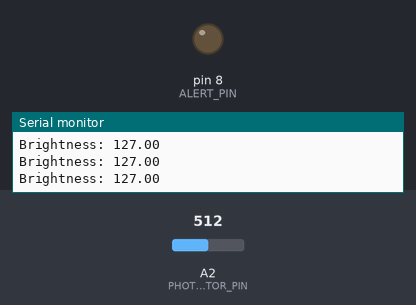
Bench run of a sketch on a simulated Arduino Uno, built with avr-gcc and run on an emulated ATmega328P. On the bench: output pins drawn as LEDs (lit = HIGH), the last lines printed to the serial monitor. Dashed ring = blinking. The test bench sets the inputs (shaded band); at power-on: A2 (PHOTORESISTOR_PIN) = 512.

Above: at 1.2 s.
1.3 s: A2 (PHOTORESISTOR_PIN) set to 868
2.8 s: A2 (PHOTORESISTOR_PIN) set to 902
At 3.07 s:
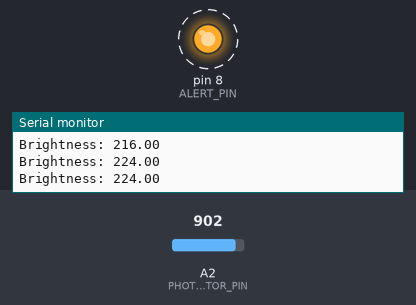
Timing chart, 0 to 11.8 s (numbered marks = the images above; inputs shaded):
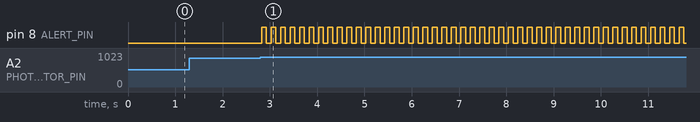

The sketch:

lab4_activity.ino
```cpp
//Laboratory Activity #4: Arduino Serial Connection

#define PHOTORESISTOR_PIN A2
#define ALERT_PIN 8

const int LIGHT_THRESHOLD = 220;
bool isBlinking = false;

float readBrightness() {
  int brightness = analogRead(PHOTORESISTOR_PIN);
  int outputValue = map(brightness, 0, 1023, 0, 255);
  return (float)outputValue;
}

void blink() {
  digitalWrite(ALERT_PIN, HIGH);
  delay(100);
  digitalWrite(ALERT_PIN, LOW);
  delay(100);
}

void setup() {
  Serial.begin(9600);
  pinMode(ALERT_PIN, OUTPUT);
}

void loop() {
  float brightness = readBrightness();

  Serial.print("Brightness: ");
  Serial.println(brightness);

  if (brightness > LIGHT_THRESHOLD) {
    isBlinking = true;
  }

  if (Serial.available()) {
    String input = Serial.readStringUntil('\n');
    input.toLowerCase();
    input.trim();
    if (input.equals("stop")) {
      isBlinking = false;
      digitalWrite(ALERT_PIN, LOW);
    }
  }

  if (isBlinking) {
    blink();
  }
}
```

Measured:
- the behaviour switches between 886 and 887 on A2 (PHOTORESISTOR_PIN) (found by bisection; images 0 and 1)
- after the input at 2.8 s, pin 8 (ALERT_PIN): alternates HIGH for 0.10 s and LOW for 0.10 s, starting at once
